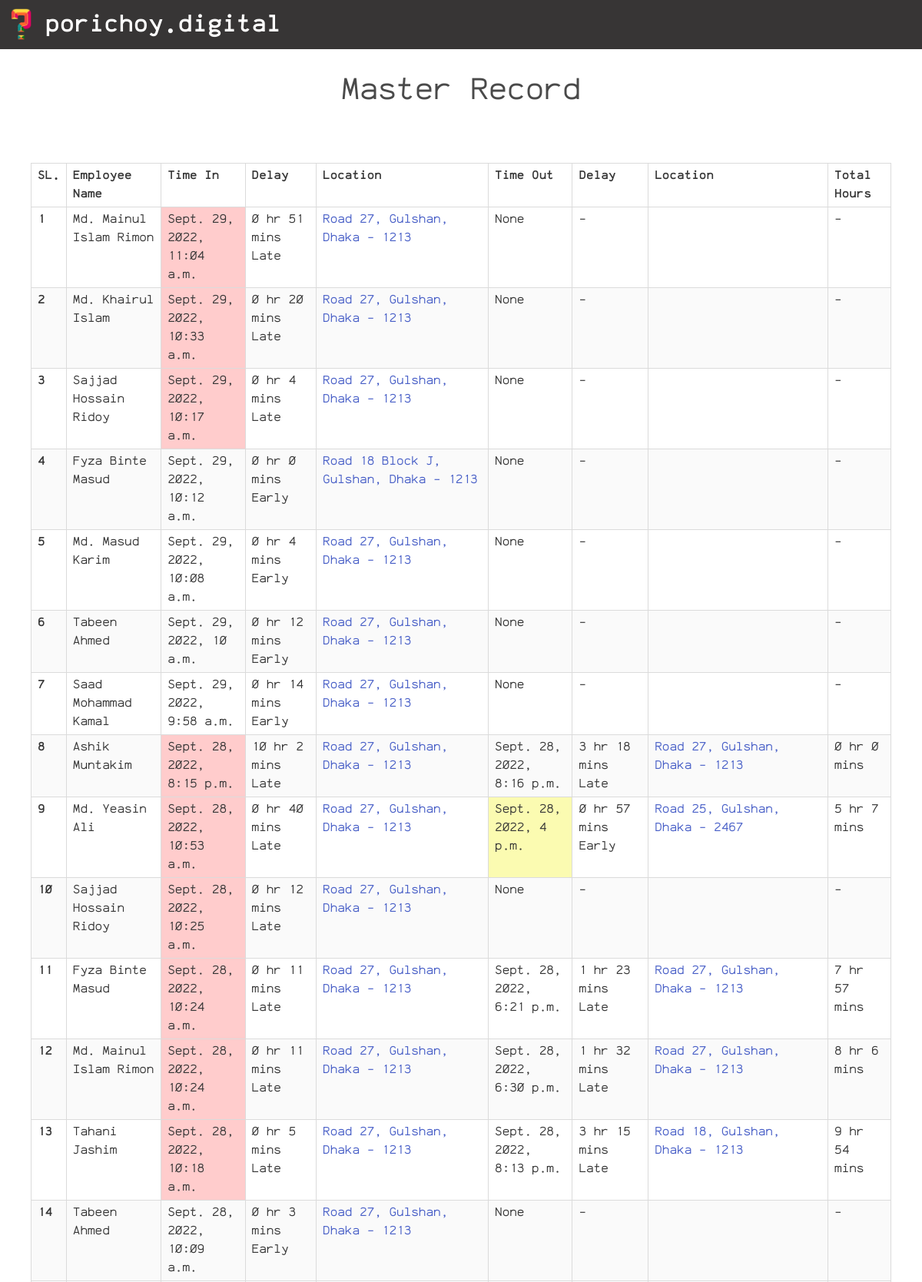
The app's page /dashboard-master/ (signed in, upper part) with its own data.
### main/models.py (models this page shows)
class Log(models.Model):
    name = models.CharField(max_length=60, default='Not Given')
    time_in = models.DateTimeField(null=True, blank=True)
    late_join = models.BooleanField(default=False, null=True, blank=True)
    location_in = models.CharField(max_length=500, null=True, blank=True)
    location_in_url = models.CharField(max_length=500, null=True, blank=True)
    delay_in = models.CharField(max_length=50, default='-', null=True)
    time_out = models.DateTimeField(null=True, blank=True)
    late_leave = models.BooleanField(default=False, null=True, blank=True)
    location_out = models.CharField(max_length=500, null=True, blank=True)
    location_out_url = models.CharField(max_length=500, null=True, blank=True)
    delay_out = models.CharField(max_length=50, default='-', null=True)
    total_hours = models.CharField(max_length=50, default='-', null=True)
    user = models.ForeignKey(RegisteredUser, on_delete=models.CASCADE, related_name='user_logs')

### dashboard/views.py (the view)
# urls.py: path('dashboard-master/', dashboard_view.dashboard_master, name='dashboard-master'),
@login_required(login_url='login')
def dashboard_master(req):
    user_logs = Log.objects.all().order_by('-id')
    return render(req, 'dashboard/records.html', {'logs': user_logs, 'heading': "Master Record"})

### templates/dashboard/records.html (shortened to what this page needs)
{% extends "base.html" %} {% load static %}
{% block title %}Dashboard{% endblock title %} {% block content %}
<div class="has-text-centered is-size-2 mt-5">
    {{ heading }}
</div>
{% if logs %}
<div class="fieldCont">
    <div class="table-container table is-bordered is-striped is-narrow is-hoverable is-fullwidth">
        <table class="table">
            <thead>
                <tr>
                    <th>SL.</th>
                    <th>Employee Name</th>
                    <th>Time In</th>
                    <th>Delay</th>
                    <th>Location</th>
                    <th>Time Out</th>
                    <th>Delay</th>
                    <th>Location</th>
                    <th>Total Hours</th>
                </tr>
            </thead>
            <tbody>
                {% for log in logs %}
                <tr>
                    <th>{{ forloop.counter }}</th>
                    <td>{{ log.name }}</td>
                    <td {% if log.late_join %} class="redDiv" {% endif %}>{{ log.time_in }}</td>
                    <td>{{ log.delay_in }}</td>
                    <td>
                        {% if not log.location_in is None %}
                        <a href="{{ log.location_in_url }}" target="_blank">
                            {{ log.location_in }}
                        </a>
                        {% endif %}
                    </td>
                    <td {% if not log.late_leave and not log.time_out is None %} class="yellowDiv" {% endif %}>
                        {{ log.time_out }}
                    </td>
                    <td>{{ log.delay_out }}</td>
                    <td>
                        {% if not log.location_out is None %}
                        <a href="{{ log.location_out_url }}" target="_blank">
                            {{ log.location_out }}
                        </a>
                        {% endif %}
                    </td>
                    <td>{{ log.total_hours }}</td>
                </tr>
                {% endfor %}
            </tbody>
        </table>
    </div>
</div>
{% else %}
<div class="fieldCont has-text-centered mt-5">
    <span class="m-5 is-size-2">No data available</span>
</div>
{% endif %}
{% endblock %}

### staticfiles/styles/styles.css (style rules this page uses)
* { font-family: "ankaCoder"; }
body { min-height: 100vh; }
.fieldCont { max-width: 35rem; margin: auto; }

### records on screen
Log: name "Md. Mainul Islam Rimon", time_in "Sept. 29, 2022, 11:04 a.m.", delay_in "0 hr 51 mins Late", location_in "Road 27, Gulshan, Dhaka - 1213", time_out "None", delay_out "-", total_hours "-"
Log: name "Md. Khairul Islam", time_in "Sept. 29, 2022, 10:33 a.m.", delay_in "0 hr 20 mins Late", location_in "Road 27, Gulshan, Dhaka - 1213", time_out "None", delay_out "-", total_hours "-"
Log: name "Sajjad Hossain Ridoy", time_in "Sept. 29, 2022, 10:17 a.m.", delay_in "0 hr 4 mins Late", location_in "Road 27, Gulshan, Dhaka - 1213", time_out "None", delay_out "-", total_hours "-"
Log: name "Fyza Binte Masud", time_in "Sept. 29, 2022, 10:12 a.m.", delay_in "0 hr 0 mins Early", location_in "Road 18 Block J, Gulshan, Dhaka - 1213", time_out "None", delay_out "-", total_hours "-"
Log: name "Md. Masud Karim", time_in "Sept. 29, 2022, 10:08 a.m.", delay_in "0 hr 4 mins Early", location_in "Road 27, Gulshan, Dhaka - 1213", time_out "None", delay_out "-", total_hours "-"
Log: name "Tabeen Ahmed", time_in "Sept. 29, 2022, 10 a.m.", delay_in "0 hr 12 mins Early", location_in "Road 27, Gulshan, Dhaka - 1213", time_out "None", delay_out "-", total_hours "-"
Log: name "Saad Mohammad Kamal", time_in "Sept. 29, 2022, 9:58 a.m.", delay_in "0 hr 14 mins Early", location_in "Road 27, Gulshan, Dhaka - 1213", time_out "None", delay_out "-", total_hours "-"
Log: name "Ashik Muntakim", time_in "Sept. 28, 2022, 8:15 p.m.", delay_in "10 hr 2 mins Late", location_in "Road 27, Gulshan, Dhaka - 1213", time_out "Sept. 28, 2022, 8:16 p.m.", delay_out "3 hr 18 mins Late", location_out "Road 27, Gulshan, Dhaka - 1213", total_hours "0 hr 0 mins"
Log: name "Md. Yeasin Ali", time_in "Sept. 28, 2022, 10:53 a.m.", delay_in "0 hr 40 mins Late", location_in "Road 27, Gulshan, Dhaka - 1213", time_out "Sept. 28, 2022, 4 p.m.", delay_out "0 hr 57 mins Early", location_out "Road 25, Gulshan, Dhaka - 2467", total_hours "5 hr 7 mins"
Log: name "Sajjad Hossain Ridoy", time_in "Sept. 28, 2022, 10:25 a.m.", delay_in "0 hr 12 mins Late", location_in "Road 27, Gulshan, Dhaka - 1213", time_out "None", delay_out "-", total_hours "-"
Log: name "Fyza Binte Masud", time_in "Sept. 28, 2022, 10:24 a.m.", delay_in "0 hr 11 mins Late", location_in "Road 27, Gulshan, Dhaka - 1213", time_out "Sept. 28, 2022, 6:21 p.m.", delay_out "1 hr 23 mins Late", location_out "Road 27, Gulshan, Dhaka - 1213", total_hours "7 hr 57 mins"
Log: name "Md. Mainul Islam Rimon", time_in "Sept. 28, 2022, 10:24 a.m.", delay_in "0 hr 11 mins Late", location_in "Road 27, Gulshan, Dhaka - 1213", time_out "Sept. 28, 2022, 6:30 p.m.", delay_out "1 hr 32 mins Late", location_out "Road 27, Gulshan, Dhaka - 1213", total_hours "8 hr 6 mins"
Log: name "Tahani Jashim", time_in "Sept. 28, 2022, 10:18 a.m.", delay_in "0 hr 5 mins Late", location_in "Road 27, Gulshan, Dhaka - 1213", time_out "Sept. 28, 2022, 8:13 p.m.", delay_out "3 hr 15 mins Late", location_out "Road 18, Gulshan, Dhaka - 1213", total_hours "9 hr 54 mins"
Log: name "Tabeen Ahmed", time_in "Sept. 28, 2022, 10:09 a.m.", delay_in "0 hr 3 mins Early", location_in "Road 27, Gulshan, Dhaka - 1213", time_out "None", delay_out "-", total_hours "-"

### other values on screen
{{ heading }} "Master Record"
